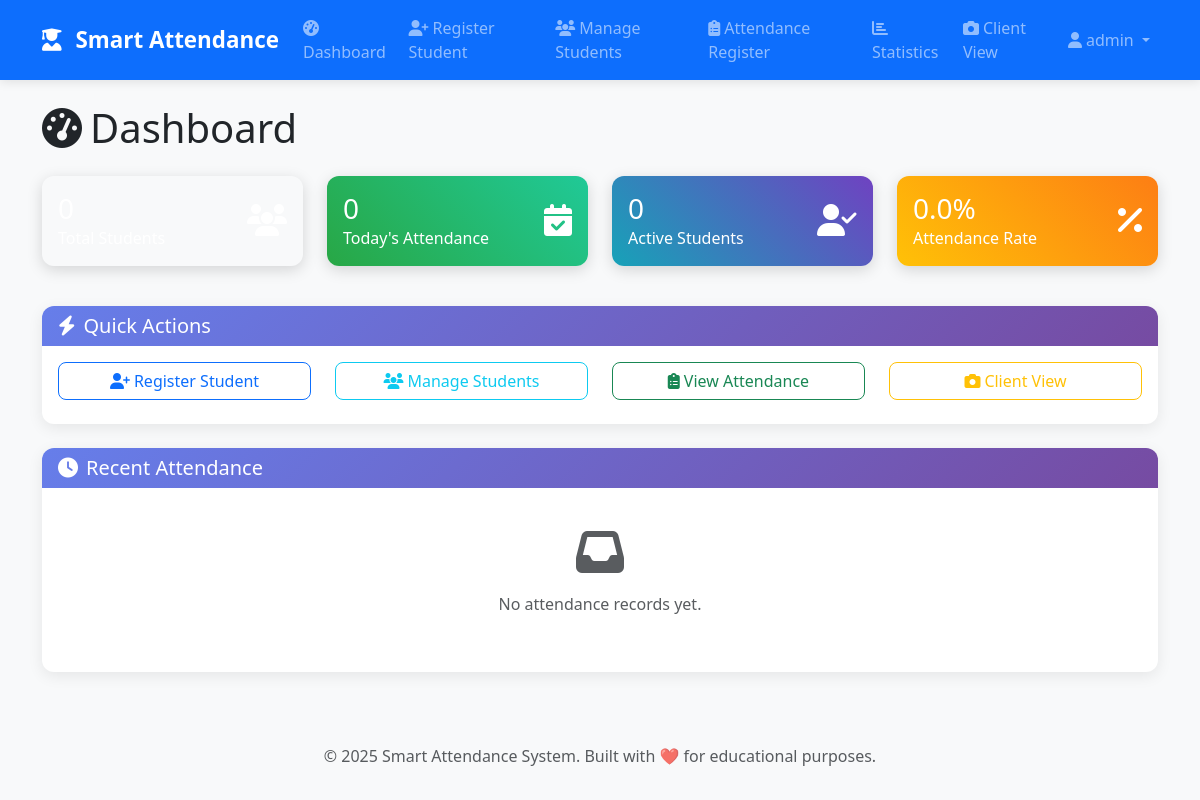
The page /dashboard (signed in) on the database as committed earlier.
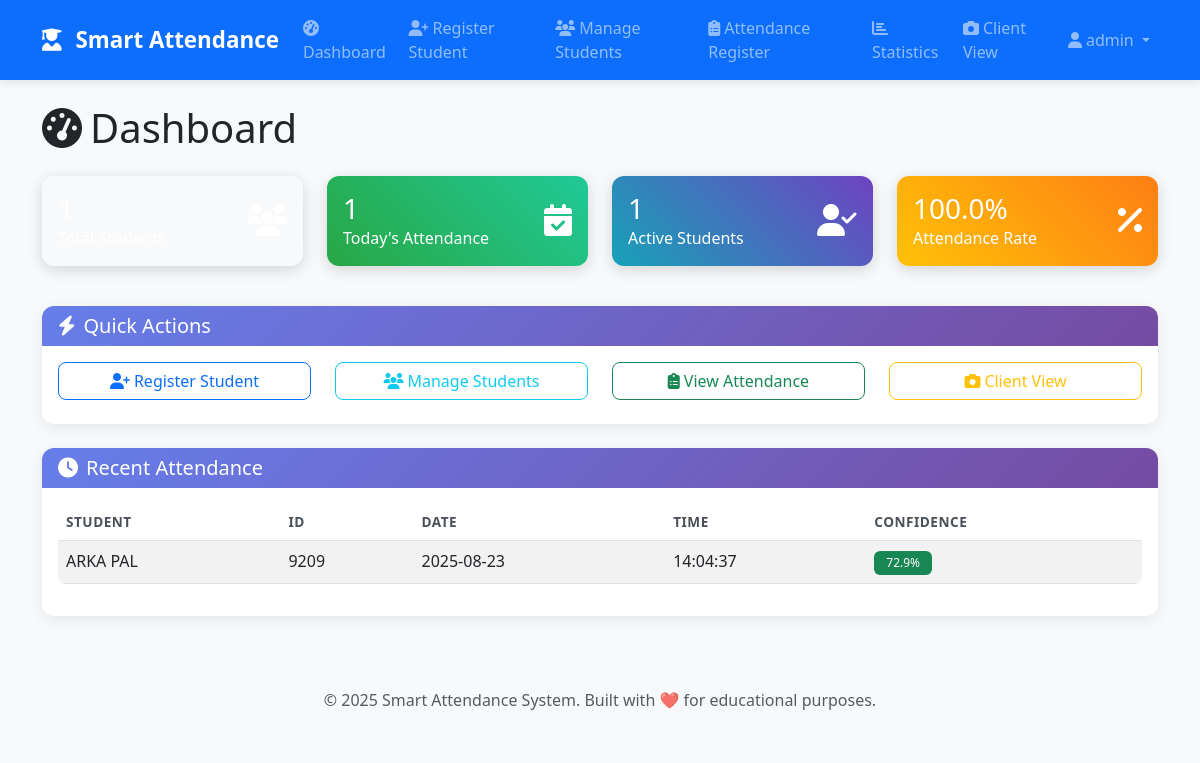
The same page on the database as committed later.
### models.py (models this page shows, shortened)
class AttendanceRecord(db.Model):
    id = db.Column(db.Integer, primary_key=True)
    student_id = db.Column(db.Integer, db.ForeignKey('student.id'), nullable=False)
    timestamp = db.Column(db.DateTime, default=datetime.utcnow)
    date = db.Column(db.Date, default=datetime.utcnow().date)
    status = db.Column(db.String(20), default='present')  # present, absent, late
    confidence = db.Column(db.Float)  # Face recognition confidence

class Student(db.Model):
    id = db.Column(db.Integer, primary_key=True)
    student_id = db.Column(db.String(20), unique=True, nullable=False)
    first_name = db.Column(db.String(50), nullable=False)
    last_name = db.Column(db.String(50), nullable=False)
    email = db.Column(db.String(120), unique=True, nullable=False)
    phone = db.Column(db.String(20))
    course = db.Column(db.String(100))
    year = db.Column(db.String(10))
    section = db.Column(db.String(10))
    face_encoding_path = db.Column(db.String(255))
    photo_path = db.Column(db.String(255))
    is_active = db.Column(db.Boolean, default=True)
    registered_at = db.Column(db.DateTime, default=datetime.utcnow)
    attendance_records = db.relationship('AttendanceRecord', backref='student', lazy=True)
    @property
    def full_name(self):
        return f"{self.first_name} {self.last_name}"

### routes.py (the view)
@app.route('/dashboard')
def dashboard():
    if 'admin_id' not in session:
        return redirect(url_for('login'))
    total_students = Student.query.count()
    today_attendance = AttendanceRecord.query.filter_by(date=date.today()).count()
    active_students = Student.query.filter_by(is_active=True).count()
    recent_attendance = AttendanceRecord.query.order_by(AttendanceRecord.timestamp.desc()).limit(10).all()
    return render_template('dashboard.html',
                         total_students=total_students,
                         today_attendance=today_attendance,
                         active_students=active_students,
                         recent_attendance=recent_attendance)

### templates/dashboard.html (shortened to what the changed rows need)
{% extends "base.html" %}
{% block content %}
<div class="container mt-4">
    <div class="row">
        <div class="col-12">
            <h1 class="mb-4">
                <i class="fas fa-tachometer-alt me-2"></i>Dashboard
            </h1>
        </div>
    </div>
    <div class="row mb-4">
        <div class="col-md-3 mb-3">
            <div class="card bg-success text-white">
                <div class="card-body">
                    <div class="d-flex justify-content-between">
                        <div>
                            <h3 class="mb-0">{{ today_attendance }}</h3>
                            <p class="mb-0">Today's Attendance</p>
                        </div>
                    </div>
                </div>
            </div>
        </div>
        <div class="col-md-3 mb-3">
            <div class="card bg-info text-white">
                <div class="card-body">
                    <div class="d-flex justify-content-between">
                        <div>
                            <h3 class="mb-0">{{ active_students }}</h3>
                            <p class="mb-0">Active Students</p>
                        </div>
                    </div>
                </div>
            </div>
        </div>
        <div class="col-md-3 mb-3">
            <div class="card bg-warning text-white">
                <div class="card-body">
                    <div class="d-flex justify-content-between">
                        <div>
                            <h3 class="mb-0">{{ "%.1f"|format((today_attendance / active_students * 100) if active_students > 0 else 0) }}%</h3>
                            <p class="mb-0">Attendance Rate</p>
                        </div>
                    </div>
                </div>
            </div>
        </div>
    </div>
    <div class="row">
        <div class="col-12">
            <div class="card">
                <div class="card-body">
                    {% if recent_attendance %}
                        <div class="table-responsive">
                            <table class="table table-striped">
                                <thead>
                                    <tr>
                                        <th>Student</th>
                                        <th>ID</th>
                                        <th>Date</th>
                                        <th>Time</th>
                                        <th>Confidence</th>
                                    </tr>
                                </thead>
                                <tbody>
                                    {% for record in recent_attendance %}
                                    <tr>
                                        <td>{{ record.student.full_name }}</td>
                                        <td>{{ record.student.student_id }}</td>
                                        <td>{{ record.date.strftime('%Y-%m-%d') }}</td>
                                        <td>{{ record.timestamp.strftime('%H:%M:%S') }}</td>
                                        <td>
                                            {% if record.confidence %}
                                                <span class="badge bg-success">{{ "%.1f"|format(record.confidence * 100) }}%</span>
                                            {% else %}
                                                <span class="badge bg-secondary">N/A</span>
                                            {% endif %}
                                        </td>
                                    </tr>
                                    {% endfor %}
                                </tbody>
                            </table>
                        </div>
                    {% else %}
                        <div class="text-center py-4">
                            <i class="fas fa-inbox fa-3x text-muted mb-3"></i>
                            <p class="text-muted">No attendance records yet.</p>
                        </div>
                    {% endif %}
                </div>
            </div>
        </div>
    </div>
</div>
{% endblock %}

Rows that differ between the two databases and show on the page:
added AttendanceRecord: student.full_name "ARKA PAL", student.student_id "9209", date "2025-08-23", timestamp "14:04:37", record.confidence*100 "72.9"
Other text that changed with them:
{{ today_attendance }}: "0" → "1"
{{ active_students }}: "0" → "1"
text no longer shown: "0.0 No attendance records yet."
text now shown: "100.0 STUDENT ID DATE TIME CONFIDENCE"
